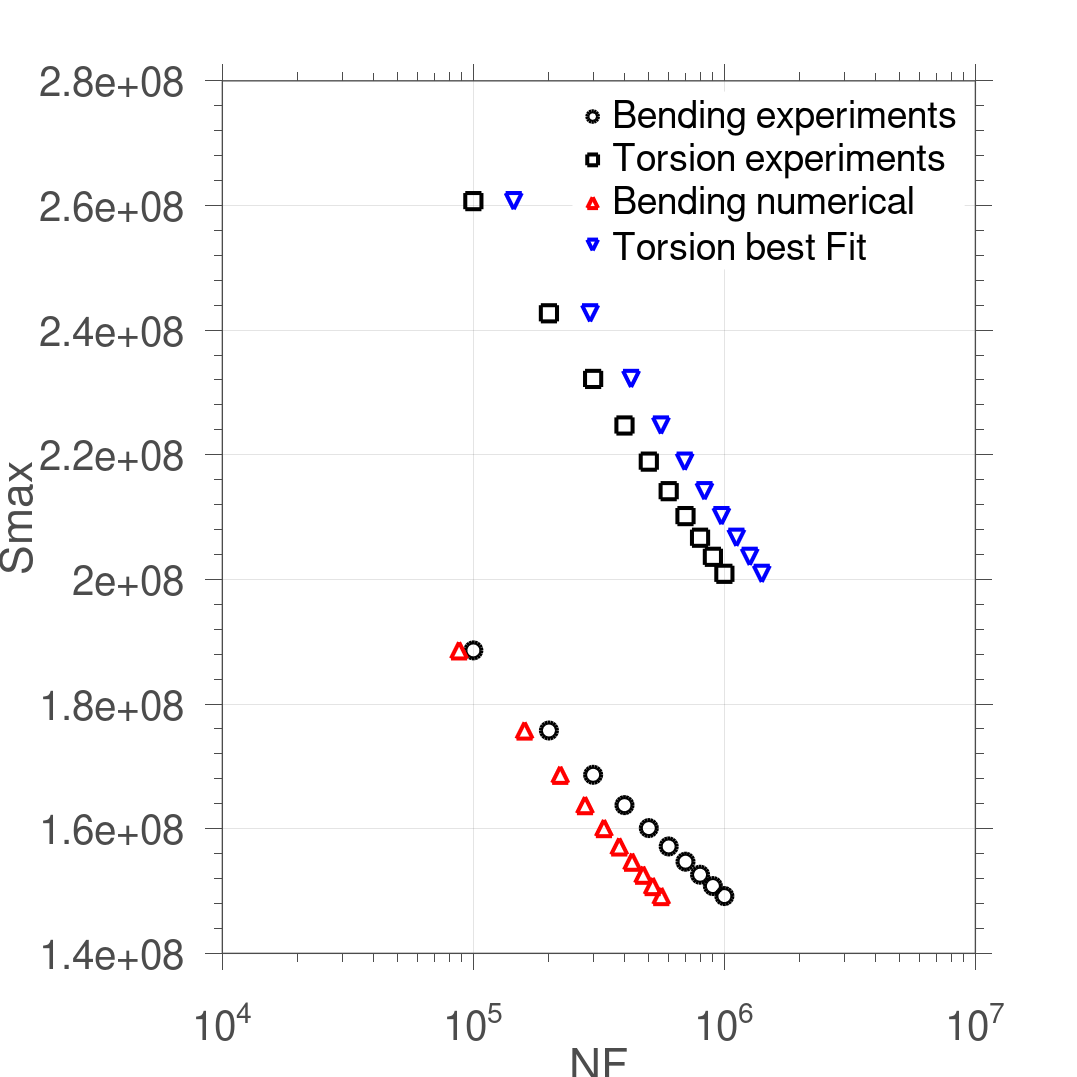

MATLAB code for this plot: (Note: this script raises an error after producing the figure.)
load('HNAP.mat');%updated lambda

%------------plotting-------------------
figure(1);%----SN---
experiments_ben=semilogx(NFben,Smax_ben,'ko','MarkerSize',12,'LineWidth', 3);
hold on;
experiments_tor=semilogx(NFtor,Smax_tor,'ks','MarkerSize',12,'LineWidth', 3);
MatlabFit_ben=semilogx(NFben_num,Smax_ben,'r^','MarkerSize',12,'LineWidth', 3);
% ana_ben=plot(NFben_ana,Smax_ben,'m^','MarkerSize',12,'LineWidth', 3);
MatlabFit_tor=semilogx(NFtor_num,Smax_tor,'bv','MarkerSize',12,'LineWidth', 3);
set(gca ,'FontSize',30);
xlabel NF;
ylabel Smax;
hLegend=legend([experiments_ben,experiments_tor,MatlabFit_ben,MatlabFit_tor],...
    'Bending experiments','Torsion experiments',...
    'Bending numerical','Torsion best Fit','location','best');
set(hLegend, 'FontSize', 28);
set(hLegend,'Box','on');
set(hLegend,'EdgeColor',[1 1 1]); %set the edge colour of the legend to white
% Adjust font
set(gca, 'FontName', 'Helvetica')
% Adjust axes properties
set(gca, 'Box', 'on', 'TickDir', 'out', 'TickLength', [.02 .02], ...
    'XMinorTick', 'on', 'YMinorTick', 'on', 'YGrid', 'on', 'XGrid', 'on',...
    'XColor', [.3 .3 .3], 'YColor', [.3 .3 .3], ...
    'LineWidth', 1)
set(gcf,'color','w'); %set figure background transparent
set(gca,'color','w'); %set axis transparent
% Maximize print figure
set(gcf,'outerposition',get(0,'screensize'));
set(gcf, 'PaperPositionMode', 'manual');
set(gcf, 'PaperUnits', 'points'); %[ {inches} | centimeters | normalized | points ]
set(gcf, 'PaperPosition', [0 0 800 800]); %set(gcf,'PaperPosition',[left,bottom,width,height])

%% 
figure(2);
err_ben = loglog(NFben,NFben_num,'o','MarkerSize',12,'LineWidth', 3,'MarkerEdgeColor','r', 'MarkerFaceColor','none');
hold on;
% err_ana_ben=loglog(NFben,NFben_ana,'m^','MarkerSize',12,'LineWidth', 3);
err_tor = loglog(NFtor,NFtor_num,'v','MarkerSize',12,'LineWidth', 3,'MarkerEdgeColor','b', 'MarkerFaceColor','none');
set(gca ,'FontSize',30);
hXLabel = xlabel('NF_{exp}','Fontsize',30, 'FontWeight' , 'bold');
hYLabel = ylabel('NF_{num}','Fontsize',30, 'FontWeight' , 'bold');
x=1e4:1000:1e8;
y0=x;
hold on;
py0=loglog(x,y0,'k','LineWidth',3);
y1=2.*x;
y2=0.5.*x;
py1=loglog(x,y1, '--k','LineWidth',3);
py2=loglog(x,y2, '--k','LineWidth',3);
axis equal;
axis([1e4 1e7 1e4 1e7]);
set(gca,'xtick',[1e4 1e5 1e6 1e7]); 
set(gca,'ytick',[1e4 1e5 1e6 1e7]); 
hLegend=legend([err_ben,err_tor],...
    'Bending test on 10HNAP(R=-1)','Torsion test on 10HNAP(R=-1)',...
   'location','northwest');
set(hLegend, 'FontSize', 28);
set(hLegend,'Box','on');
set(hLegend,'EdgeColor',[1 1 1]); %set the edge colour of the legend to white 
% Adjust font
set(gca, 'FontName', 'Helvetica')
% Adjust axes properties
set(gca, 'Box', 'on', 'TickDir', 'out', 'TickLength', [.02 .02], ...
    'XMinorTick', 'on', 'YMinorTick', 'on', 'YGrid', 'on', 'XGrid', 'on',...
    'XColor', [.3 .3 .3], 'YColor', [.3 .3 .3], ...
    'LineWidth', 1)
set(gcf,'color','w'); %set figure background transparent
set(gca,'color','w'); %set axis transparent
% Maximize print figure
set(gcf,'outerposition',get(0,'screensize'));
set(gcf, 'PaperPositionMode', 'manual');
set(gcf, 'PaperUnits', 'points'); %[ {inches} | centimeters | normalized | points ]
set(gcf, 'PaperPosition', [0 0 800 800]); %set(gcf,'PaperPosition',[left,bottom,width,height])

figure(1);
saveas(gcf,'F:\Git\Anew\figures\10HNAP_bt1D_sn.png');
figure(2);
saveas(gcf,'F:\Git\Anew\figures\10HNAP_bt1D_err.png');

sp=actxserver('SAPI.SpVoice');
sp.Speak('done');
